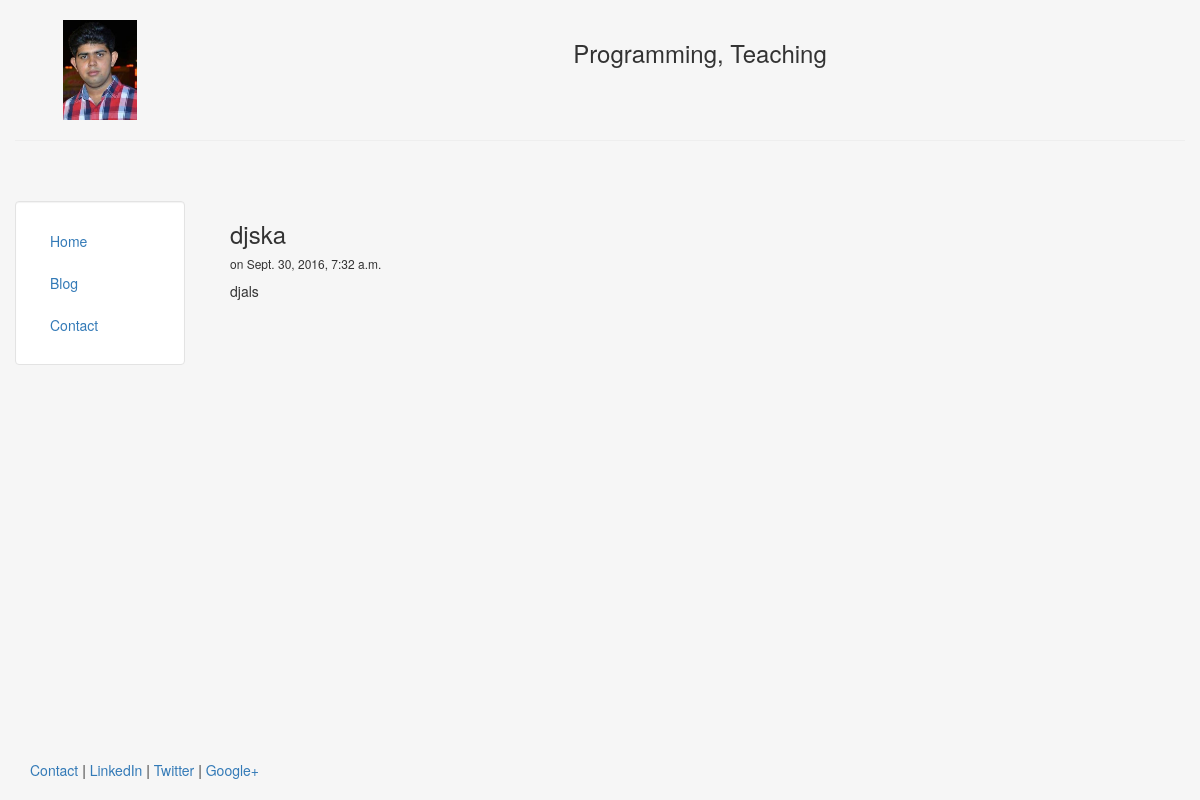
The page /blog/7 on the database its author committed.
### blog/models.py (models this page shows, shortened)
class  Post(models.Model):
	title = models.CharField(max_length=140)
	body =	models.TextField()
	date = models.DateTimeField()

### blog/templates/blog/post.html
{% extends "personal/header.html" %}
{% block content %}
	<h3> {{post.title}}</h3>
	<h6>on {{post.date}}</h6>
	{{post.body|safe|linebreaks}}
{% endblock %}

### personal/templates/personal/header.html (style rules this page uses)
html, body { height:100% }

### rows shown on the page
Post: title "djska", date "Sept. 30, 2016, 7:32 a.m.", body "djals"
